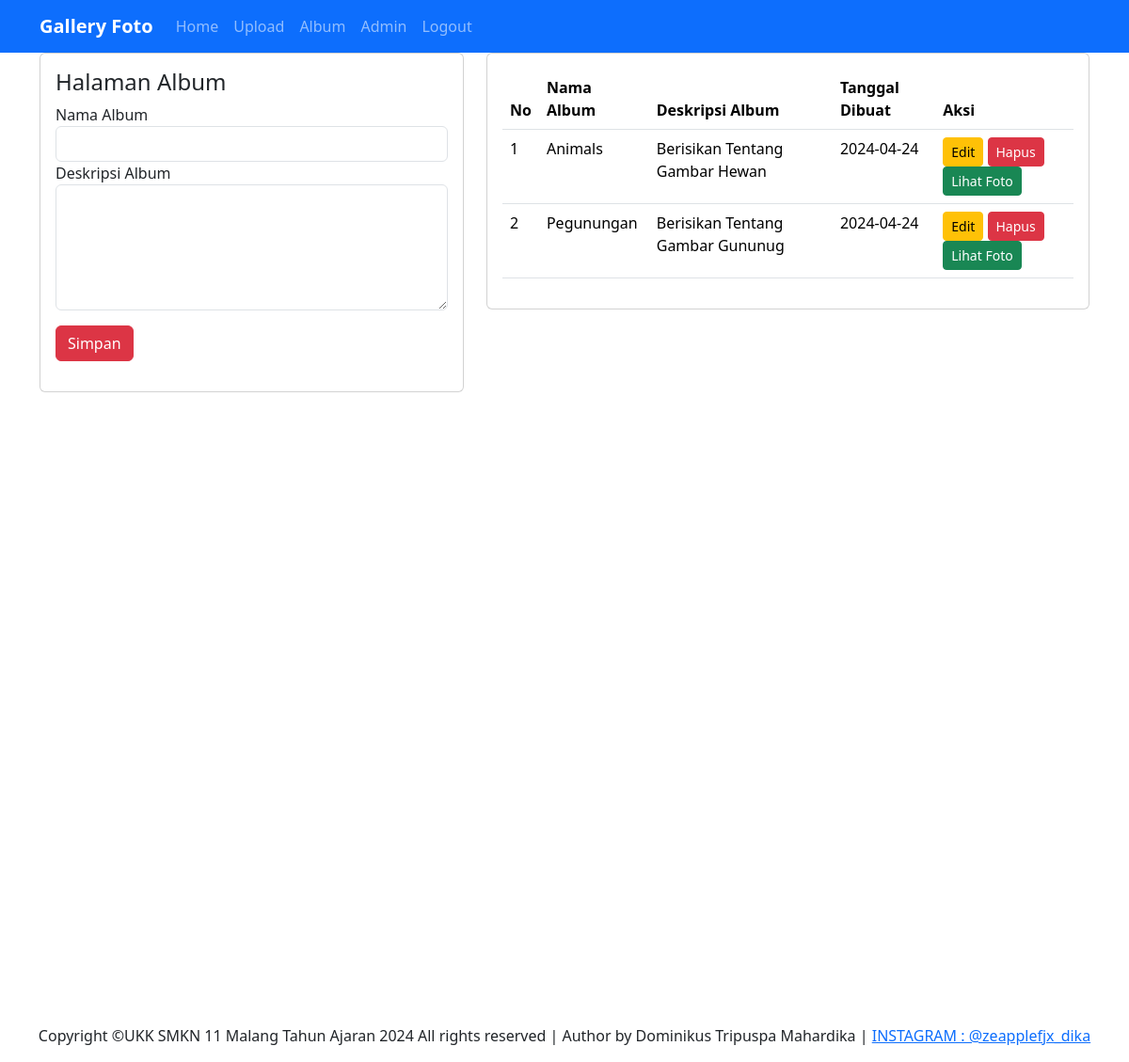
The app's page /?url=album (signed in) with its own data.
### tables this page shows
CREATE TABLE `album` (
  `AlbumID` int(11) NOT NULL,
  `NamaAlbum` varchar(255) NOT NULL,
  `Deskripsi` text NOT NULL,
  `TanggalDibuat` date NOT NULL,
  `UserID` int(11) NOT NULL
);

### page/album.php (the view, shortened to what this page needs)
<div class="container">
   <div class="row">
      <div class="col-5">
         <div class="card">
            <div class="card-body">
               <h4>Halaman Album</h4>
               <?php if (!isset($_GET['edit'])) : ?>
                  <form action="?url=album" method="post">
                     <div class="form-group">
                        <label>Nama Album</label>
                        <input type="text" class="form-control" required name="nama_album">
                     </div>
                     <div class="form-group">
                        <label>Deskripsi Album</label>
                        <textarea name="deskripsi_album" class="form-control" required cols="30" rows="5"></textarea>
                     </div>
                     <input type="submit" value="Simpan" name="submit" class="btn btn-danger my-3">
                  </form>
               <?php endif; ?>
            </div>
         </div>
      </div>
      <div class="col-7">
         <div class="card">
            <div class="card-body">
               <table class="table table-hovered">
                  <thead>
                     <tr>
                        <th>No</th>
                        <th>Nama Album</th>
                        <th>Deskripsi Album</th>
                        <th>Tanggal Dibuat</th>
                        <th>Aksi</th>
                     </tr>
                  </thead>
                  <tbody>
                     <?php
                     $i = 1;
                     $userid = @$_SESSION['user_id'];
                     $albums = mysqli_query($conn, "SELECT * FROM album WHERE UserID='$userid'");
                     foreach ($albums as $album) :
                     ?>
                        <tr>
                           <td><?= $i++ ?></td>
                           <td><?= $album['NamaAlbum'] ?></td>
                           <td><?= $album['Deskripsi'] ?></td>
                           <td><?= $album['TanggalDibuat'] ?></td>
                           <td>
                              <a href="?url=album&&edit&&albumid=<?= $album['AlbumID'] ?>" class="btn btn-sm btn-warning">Edit</a>
                              <a href="?url=album&&hapus&&albumid=<?= $album['AlbumID'] ?>" class="btn btn-sm btn-danger">Hapus</a>
                              <a href="?url=kategori&&albumid=<?= $album['AlbumID'] ?>" class="btn btn-sm btn-success">Lihat Foto</a>
                           </td>
                        </tr>
                     <?php endforeach; ?>
                  </tbody>
               </table>
            </div>
         </div>
      </div>
   </div>
</div>

### records on screen
album: NamaAlbum "Animals", Deskripsi "Berisikan Tentang Gambar Hewan", TanggalDibuat "2024-04-24"
album: NamaAlbum "Pegunungan", Deskripsi "Berisikan Tentang Gambar Gununug", TanggalDibuat "2024-04-24"

### other values on screen
$_SESSION['username'] "Admin"
